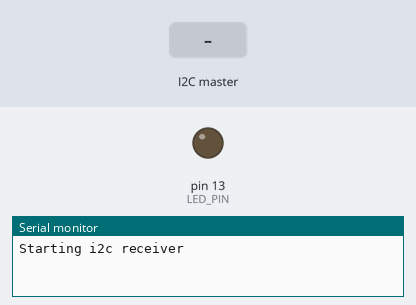
A sketch run on a simulated Arduino Uno, built with avr-gcc and run on an emulated ATmega328P. On the bench: output pins drawn as LEDs (lit = HIGH), the last lines printed to the serial monitor. Dashed ring = blinking. The inputs (shaded band) are chosen by the test bench.

Above: at 3.2 s.
3.3 s: the I2C master sends the byte 1
At 3.55 s:
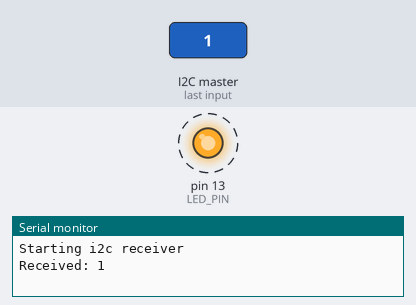
6.3 s: the I2C master sends the byte 0
At 6.3 s:
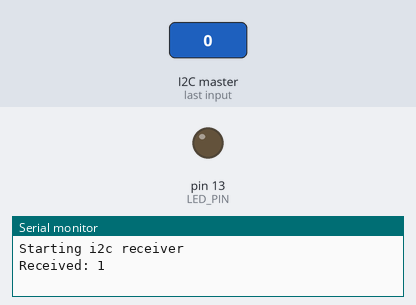
7.8 s: the I2C master sends the byte 2
At 7.9 s:
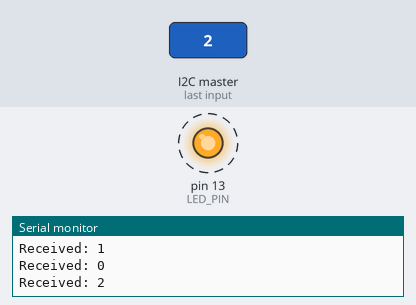
Timing chart, 0 to 16.8 s (numbered marks = the images above; inputs shaded):
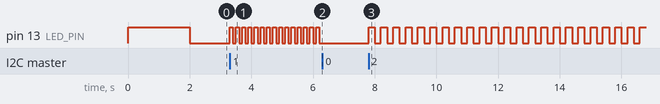

The sketch:

arduino_i2c_slave.ino
```cpp
#include <Wire.h>
#define I2C_ADD 9
#define LED_PIN 13
int x = 0;
void setup() {
  // Define the LED pin as Output
  pinMode (LED_PIN, OUTPUT);
  // Start the I2C Bus as Slave on address 9
  Wire.begin(I2C_ADD);
  // Attach a function to trigger when something is received.
  Wire.onReceive(receiveEvent);

  Serial.begin(115200);
  Serial.println("Starting i2c receiver ");
  digitalWrite(LED_PIN, HIGH);
  delay(2000);
    digitalWrite(LED_PIN, LOW);
}
void receiveEvent(int bytes) {
  x = Wire.read();    // read one character from the I2C
  Serial.println("Received: " + String(x));
}
void loop() {
  //If value received is 0 blink LED for 200 ms
  if (x != 0){
    digitalWrite(LED_PIN, HIGH);
    delay(100*x);
    digitalWrite(LED_PIN, LOW);
    delay(100*x);
  }
}
```

Measured:
- after the input at 3.3 s, pin 13 (LED_PIN): alternates HIGH for 0.10 s and LOW for 0.10 s, starting at once
- after the input at 6.3 s, pin 13 (LED_PIN): stops changing and stays LOW
- after the input at 7.8 s, pin 13 (LED_PIN): alternates HIGH for 0.20 s and LOW for 0.20 s, starting at once
